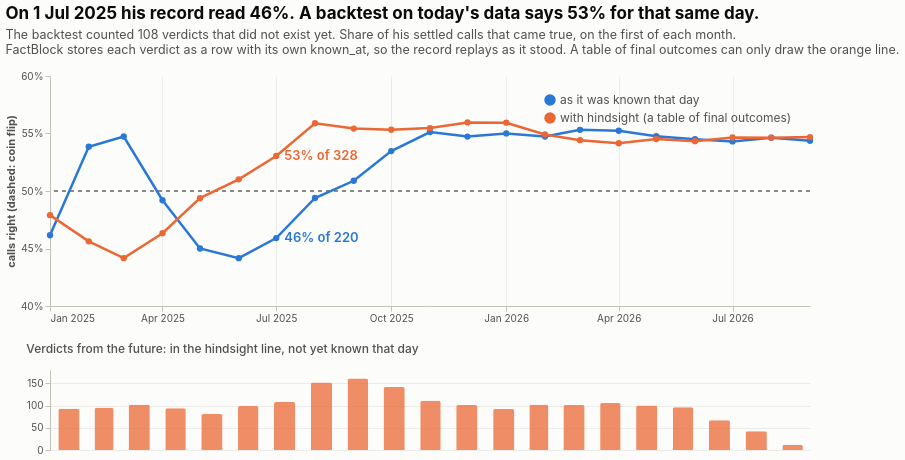

The code cell stored with this chart in its notebook:
### Markdown cell above
## 2. How good was his record at the time?

Blue: on the first of each month, the share of his settled calls that had come true, using only the verdicts known that day. Orange: the same day, scored the way a backtest scores it from a table of final outcomes, with every verdict known today. The bars underneath are the verdicts the orange line uses that did not exist yet.

### Code cell
v = views.track_record(con, pq, AS_OF)
show(v)
r = next(r for r in v["rows"] if r["day"] == "2025-07-01")
print(f"1 Jul 2025: known {r['known']} verdicts, {r['known_rate']:.1%} right; hindsight {r['hindsight']} verdicts, {r['hindsight_rate']:.1%} right")

### Figure 1 — Vega-Lite specification as saved in the notebook (floating-point values rounded to 4 significant figures)
{"$schema": "https://vega.github.io/schema/vega-lite/v5.json", "config": {"axis": {"domainColor": "#c3c2b7", "gridColor": "#ecebe7", "labelColor": "#52514e", "tickColor": "#c3c2b7", "titleColor": "#52514e"}, "background": "#fcfcfb", "font": "Inter, system-ui, sans-serif", "legend": {"labelColor": "#52514e", "titleColor": "#52514e"}, "title": {"anchor": "start", "color": "#0b0b0b", "fontSize": 17, "offset": 14, "subtitleColor": "#52514e", "subtitleFontSize": 12.5, "subtitlePadding": 6}, "view": {"stroke": null}}, "title": {"subtitle": ["The backtest counted 108 verdicts that did not exist yet. Share of his settled calls that came true, on the first of each month.", "FactBlock stores each verdict as a row with its own known_at, so the record replays as it stood. A table of final outcomes can only draw the orange line."], "text": "On 1 Jul 2025 his record read 46%. A backtest on today's data says 53% for that same day."}, "vconcat": [{"data": {"values": [{"calls": 26, "day": "2025-01-01", "label": null, "rate": 0.4615, "series": "as it was known that day"}, {"calls": 119, "day": "2025-01-01", "label": null, "rate": 0.479, "series": "with hindsight (a table of final outcomes)"}, {"calls": 65, "day": "2025-02-01", "label": null, "rate": 0.5385, "series": "as it was known that day"}, {"calls": 160, "day": "2025-02-01", "label": null, "rate": 0.4562, "series": "with hindsight (a table of final outcomes)"}, {"calls": 95, "day": "2025-03-01", "label": null, "rate": 0.5474, "series": "as it was known that day"}, {"calls": 197, "day": "2025-03-01", "label": null, "rate": 0.4416, "series": "with hindsight (a table of final outcomes)"}, {"calls": 124, "day": "2025-04-01", "label": null, "rate": 0.4919, "series": "as it was known that day"}, {"calls": 218, "day": "2025-04-01", "label": null, "rate": 0.4633, "series": "with hindsight (a table of final outcomes)"}, {"calls": 160, "day": "2025-05-01", "label": null, "rate": 0.45, "series": "as it was known that day"}, {"calls": 241, "day": "2025-05-01", "label": null, "rate": 0.4938, "series": "with hindsight (a table of final outcomes)"}, {"calls": 197, "day": "2025-06-01", "label": null, "rate": 0.4416, "series": "as it was known that day"}, {"calls": 296, "day": "2025-06-01", "label": null, "rate": 0.5101, "series": "with hindsight (a table of final outcomes)"}, {"calls": 220, "day": "2025-07-01", "label": "46% of 220", "rate": 0.4591, "series": "as it was known that day"}, {"calls": 328, "day": "2025-07-01", "label": "53% of 328", "rate": 0.5305, "series": "with hindsight (a table of final outcomes)"}, {"calls": 247, "day": "2025-08-01", "label": null, "rate": 0.4939, "series": "as it was known that day"}, {"calls": 399, "day": "2025-08-01", "label": null, "rate": 0.5589, "series": "with hindsight (a table of final outcomes)"}, {"calls": 281, "day": "2025-09-01", "label": null, "rate": 0.5089, "series": "as it was known that day"}, {"calls": 442, "day": "2025-09-01", "label": null, "rate": 0.5543, "series": "with hindsight (a table of final outcomes)"}, {"calls": 346, "day": "2025-10-01", "label": null, "rate": 0.5347, "series": "as it was known that day"}, {"calls": 488, "day": "2025-10-01", "label": null, "rate": 0.5533, "series": "with hindsight (a table of final outcomes)"}, {"calls": 410, "day": "2025-11-01", "label": null, "rate": 0.5512, "series": "as it was known that day"}, {"calls": 521, "day": "2025-11-01", "label": null, "rate": 0.5547, "series": "with hindsight (a table of final outcomes)"}, {"calls": 444, "day": "2025-12-01", "label": null, "rate": 0.5473, "series": "as it was known that day"}, {"calls": 545, "day": "2025-12-01", "label": null, "rate": 0.5596, "series": "with hindsight (a table of final outcomes)"}, {"calls": 489, "day": "2026-01-01", "label": null, "rate": 0.5501, "series": "as it was known that day"}, {"calls": 581, "day": "2026-01-01", "label": null, "rate": 0.5594, "series": "with hindsight (a table of final outcomes)"}, {"calls": 528, "day": "2026-02-01", "label": null, "rate": 0.5473, "series": "as it was known that day"}, {"calls": 630, "day": "2026-02-01", "label": null, "rate": 0.5492, "series": "with hindsight (a table of final outcomes)"}, {"calls": 555, "day": "2026-03-01", "label": null, "rate": 0.5532, "series": "as it was known that day"}, {"calls": 656, "day": "2026-03-01", "label": null, "rate": 0.5442, "series": "with hindsight (a table of final outcomes)"}, {"calls": 592, "day": "2026-04-01", "label": null, "rate": 0.5524, "series": "as it was known that day"}, {"calls": 698, "day": "2026-04-01", "label": null, "rate": 0.5415, "series": "with hindsight (a table of final outcomes)"}, {"calls": 630, "day": "2026-05-01", "label": null, "rate": 0.5476, "series": "as it was known that day"}, {"calls": 730, "day": "2026-05-01", "label": null, "rate": 0.5452, "series": "with hindsight (a table of final outcomes)"}, {"calls": 666, "day": "2026-06-01", "label": null, "rate": 0.545, "series": "as it was known that day"}, {"calls": 762, "day": "2026-06-01", "label": null, "rate": 0.5433, "series": "with hindsight (a table of final outcomes)"}, {"calls": 707, "day": "2026-07-01", "label": null, "rate": 0.5431, "series": "as it was known that day"}, {"calls": 774, "day": "2026-07-01", "label": null, "rate": 0.5465, "series": "with hindsight (a table of final outcomes)"}, {"calls": 734, "day": "2026-08-01", "label": null, "rate": 0.5463, "series": "as it was known that day"}, {"calls": 776, "day": "2026-08-01", "label": null, "rate": 0.5464, "series": "with hindsight (a table of final outcomes)"}, {"calls": 767, "day": "2026-09-01", "label": null, "rate": 0.5437, "series": "as it was known that day"}, {"calls": 779, "day": "2026-09-01", "label": null, "rate": 0.5469, "series": "with hindsight (a table of final outcomes)"}]}, "height": 230, "layer": [{"encoding": {"y": {"datum": 0.5}}, "mark": {"color": "#8c8b85", "strokeDash": [4, 4], "type": "rule"}}, {"encoding": {"color": {"field": "series", "legend": {"direction": "vertical", "labelFontSize": 12, "labelLimit": 400, "orient": "top-right"}, "scale": {"domain": ["as it was known that day", "with hindsight (a table of final outcomes)"], "range": ["#2a78d6", "#eb6834"]}, "title": null, "type": "nominal"}, "tooltip": [{"field": "day", "format": "%d %b %Y", "type": "temporal"}, {"field": "series"}, {"field": "rate", "format": ".1%", "title": "right"}, {"field": "calls", "title": "settled calls"}], "x": {"axis": {"format": "%b %Y", "tickCount": 8}, "field": "day", "title": null, "type": "temporal"}, "y": {"axis": {"format": ".0%"}, "field": "rate", "scale": {"clamp": true, "domain": [0.4, 0.6], "zero": false}, "title": "calls right (dashed: coin flip)", "type": "quantitative"}}, "mark": {"point": {"filled": true, "size": 40}, "strokeWidth": 2.5, "type": "line"}}, {"encoding": {"color": {"field": "series", "legend": null, "scale": {"domain": ["as it was known that day", "with hindsight (a table of final outcomes)"], "range": ["#2a78d6", "#eb6834"]}, "type": "nominal"}, "text": {"field": "label"}, "x": {"axis": {"format": "%b %Y", "tickCount": 8}, "field": "day", "title": null, "type": "temporal"}, "y": {"field": "rate", "type": "quantitative"}}, "mark": {"align": "left", "dx": 8, "fontSize": 13, "fontWeight": 600, "type": "text"}, "transform": [{"filter": "datum.label != null"}]}], "width": 760}, {"data": {"values": [{"day": "2025-01-01", "future": 93, "hindsight": 119, "hindsight_rate": 0.479, "known": 26, "known_rate": 0.4615}, {"day": "2025-02-01", "future": 95, "hindsight": 160, "hindsight_rate": 0.4562, "known": 65, "known_rate": 0.5385}, {"day": "2025-03-01", "future": 102, "hindsight": 197, "hindsight_rate": 0.4416, "known": 95, "known_rate": 0.5474}, {"day": "2025-04-01", "future": 94, "hindsight": 218, "hindsight_rate": 0.4633, "known": 124, "known_rate": 0.4919}, {"day": "2025-05-01", "future": 81, "hindsight": 241, "hindsight_rate": 0.4938, "known": 160, "known_rate": 0.45}, {"day": "2025-06-01", "future": 99, "hindsight": 296, "hindsight_rate": 0.5101, "known": 197, "known_rate": 0.4416}, {"day": "2025-07-01", "future": 108, "hindsight": 328, "hindsight_rate": 0.5305, "known": 220, "known_rate": 0.4591}, {"day": "2025-08-01", "future": 152, "hindsight": 399, "hindsight_rate": 0.5589, "known": 247, "known_rate": 0.4939}, {"day": "2025-09-01", "future": 161, "hindsight": 442, "hindsight_rate": 0.5543, "known": 281, "known_rate": 0.5089}, {"day": "2025-10-01", "future": 142, "hindsight": 488, "hindsight_rate": 0.5533, "known": 346, "known_rate": 0.5347}, {"day": "2025-11-01", "future": 111, "hindsight": 521, "hindsight_rate": 0.5547, "known": 410, "known_rate": 0.5512}, {"day": "2025-12-01", "future": 101, "hindsight": 545, "hindsight_rate": 0.5596, "known": 444, "known_rate": 0.5473}, {"day": "2026-01-01", "future": 92, "hindsight": 581, "hindsight_rate": 0.5594, "known": 489, "known_rate": 0.5501}, {"day": "2026-02-01", "future": 102, "hindsight": 630, "hindsight_rate": 0.5492, "known": 528, "known_rate": 0.5473}, {"day": "2026-03-01", "future": 101, "hindsight": 656, "hindsight_rate": 0.5442, "known": 555, "known_rate": 0.5532}, {"day": "2026-04-01", "future": 106, "hindsight": 698, "hindsight_rate": 0.5415, "known": 592, "known_rate": 0.5524}, {"day": "2026-05-01", "future": 100, "hindsight": 730, "hindsight_rate": 0.5452, "known": 630, "known_rate": 0.5476}, {"day": "2026-06-01", "future": 96, "hindsight": 762, "hindsight_rate": 0.5433, "known": 666, "known_rate": 0.545}, {"day": "2026-07-01", "future": 67, "hindsight": 774, "hindsight_rate": 0.5465, "known": 707, "known_rate": 0.5431}, {"day": "2026-08-01", "future": 42, "hindsight": 776, "hindsight_rate": 0.5464, "known": 734, "known_rate": 0.5463}, {"day": "2026-09-01", "future": 12, "hindsight": 779, "hindsight_rate": 0.5469, "known": 767, "known_rate": 0.5437}]}, "encoding": {"tooltip": [{"field": "day", "format": "%d %b %Y", "type": "temporal"}, {"field": "future", "title": "verdicts not yet known"}], "x": {"axis": null, "field": "day", "timeUnit": "yearmonth", "title": null, "type": "temporal"}, "y": {"axis": {"tickCount": 3}, "field": "future", "title": null, "type": "quantitative"}}, "height": 80, "mark": {"color": "#eb6834", "cornerRadiusEnd": 2, "opacity": 0.75, "type": "bar", "width": {"band": 0.6}}, "title": {"color": "#52514e", "fontSize": 12, "fontWeight": 500, "text": "Verdicts from the future: in the hindsight line, not yet known that day"}, "width": 760}]}
